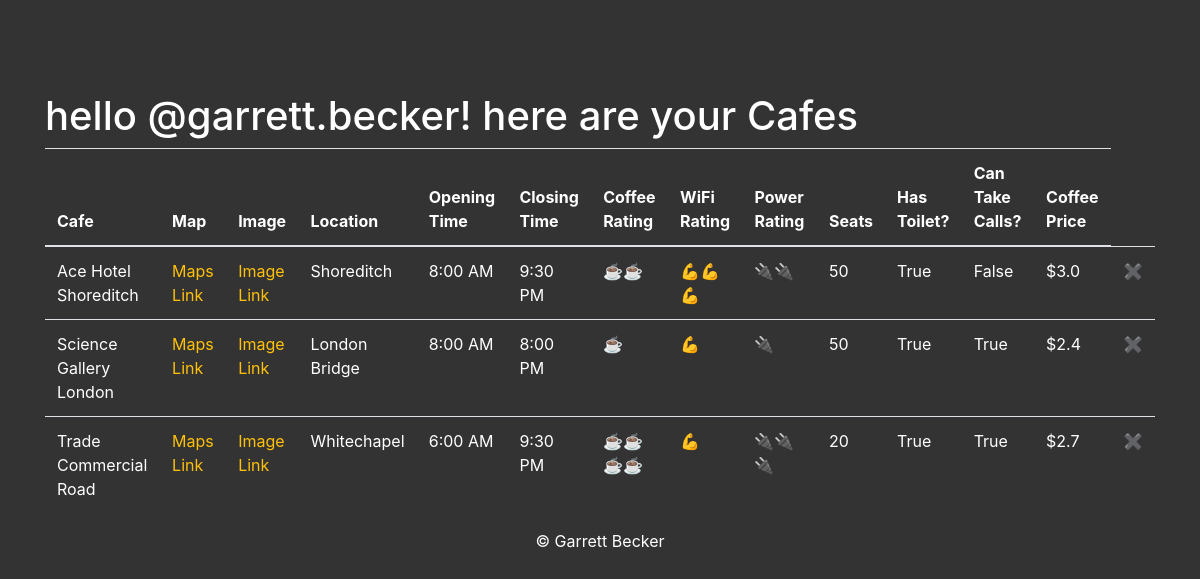
Page /Cafe/favorites/ (signed in) on the committed database.
### Cafe/models.py (models this page shows, shortened)
class Cafe(models.Model):
    name = models.CharField(max_length=250, unique=True)
    map_url = models.CharField(max_length=500)
    img_url = models.CharField(max_length=500)
    location = models.CharField(max_length=250)
    open_time = models.CharField(max_length=250)
    closing_time = models.CharField(max_length=250)
    coffee_rating = models.CharField(max_length=250)
    wifi_rating = models.CharField(max_length=250)
    power_rating = models.CharField(max_length=250)
    seats = models.CharField(max_length=10)
    has_toilet = models.BooleanField()
    can_take_calls = models.BooleanField()
    coffee_price = models.FloatField()
    users = models.ManyToManyField(User, through='UserFavorite')
    class Meta:
        ordering = ['name']

### Cafe/views.py (the view)
# urls.py: path('favorites/', views.UserCafes.as_view(), name='favorites'),
class UserCafes(LoginRequiredMixin, generic.ListView):
    model = models.Cafe
    template_name = 'Cafe/user_cafes.html'
    context_object_name = 'cafe_list'
    def get_queryset(self, *args, **kwargs):
        return super().get_queryset(*args, **kwargs).filter(users = self.request.user)

### Cafe/templates/Cafe/user_cafes.html
{% extends "base.html" %}
{% load bootstrap4 %}
{% load static %}
{% block content %}
<div class="container">
  <div class="row">
    <div class="col-sm-12">
    <h1>hello @{{ user.username }}! here are your Cafes</h1>
	  <table class="table">
          <thead>
            <th>Cafe</th>
            <th>Map</th>
            <th>Image</th>
            <th>Location</th>
            <th>Opening Time</th>
            <th>Closing Time</th>
            <th>Coffee Rating</th>
            <th>WiFi Rating</th>
            <th>Power Rating</th>
            <th>Seats</th>
            <th>Has Toilet?</th>
            <th>Can Take Calls?</th>
            <th>Coffee Price</th>
          </thead>
          <tbody>
            {% for c in cafe_list %}
                <tr>
                    <td>{{ c.name }}</td>
                    <td><a href="{{ c.map_url }}">Maps Link</a></td>
                    <td><a href="{{ c.img_url }}">Image Link</a></td>
                    <td>{{ c.location }}</td>
                    <td>{{ c.open_time }}</td>
                    <td>{{ c.closing_time }}</td>
                    <td>{{ c.coffee_rating }}</td>
                    <td>{{ c.wifi_rating }}</td>
                    <td>{{ c.power_rating }}</td>
                    <td>{{ c.seats }}</td>
                    <td>{{ c.has_toilet }}</td>
                    <td>{{ c.can_take_calls }}</td>
                    <td>${{ c.coffee_price }}</td>
                    <td><a href="{% url 'Cafe:remove_favorite' pk=c.pk %}" title="Remove from Favorites">✖️</a></td>
                </tr>
            {% endfor %}
          </tbody>
  	  </table>
    </div>
  </div>
</div>
{% endblock %}

### static/CoffeeAndWifi/css/styles.css (style rules this page uses)
body { background-color: #333; color: white; }
a { color: #ffc107; }

### rows in the picture
Cafe: name "Ace Hotel Shoreditch", location "Shoreditch", open_time "8:00 AM", closing_time "9:30 PM", coffee_rating "☕☕", wifi_rating "💪💪💪", power_rating "🔌🔌", seats "50", has_toilet "True", can_take_calls "False", coffee_price "3.0"
Cafe: name "Science Gallery London", location "London Bridge", open_time "8:00 AM", closing_time "8:00 PM", coffee_rating "☕", wifi_rating "💪", power_rating "🔌", seats "50", has_toilet "True", can_take_calls "True", coffee_price "2.4"
Cafe: name "Trade Commercial Road", location "Whitechapel", open_time "6:00 AM", closing_time "9:30 PM", coffee_rating "☕☕☕☕", wifi_rating "💪", power_rating "🔌🔌🔌", seats "20", has_toilet "True", can_take_calls "True", coffee_price "2.7"

### other values in the picture
{{ user.username }} "garrett.becker"
